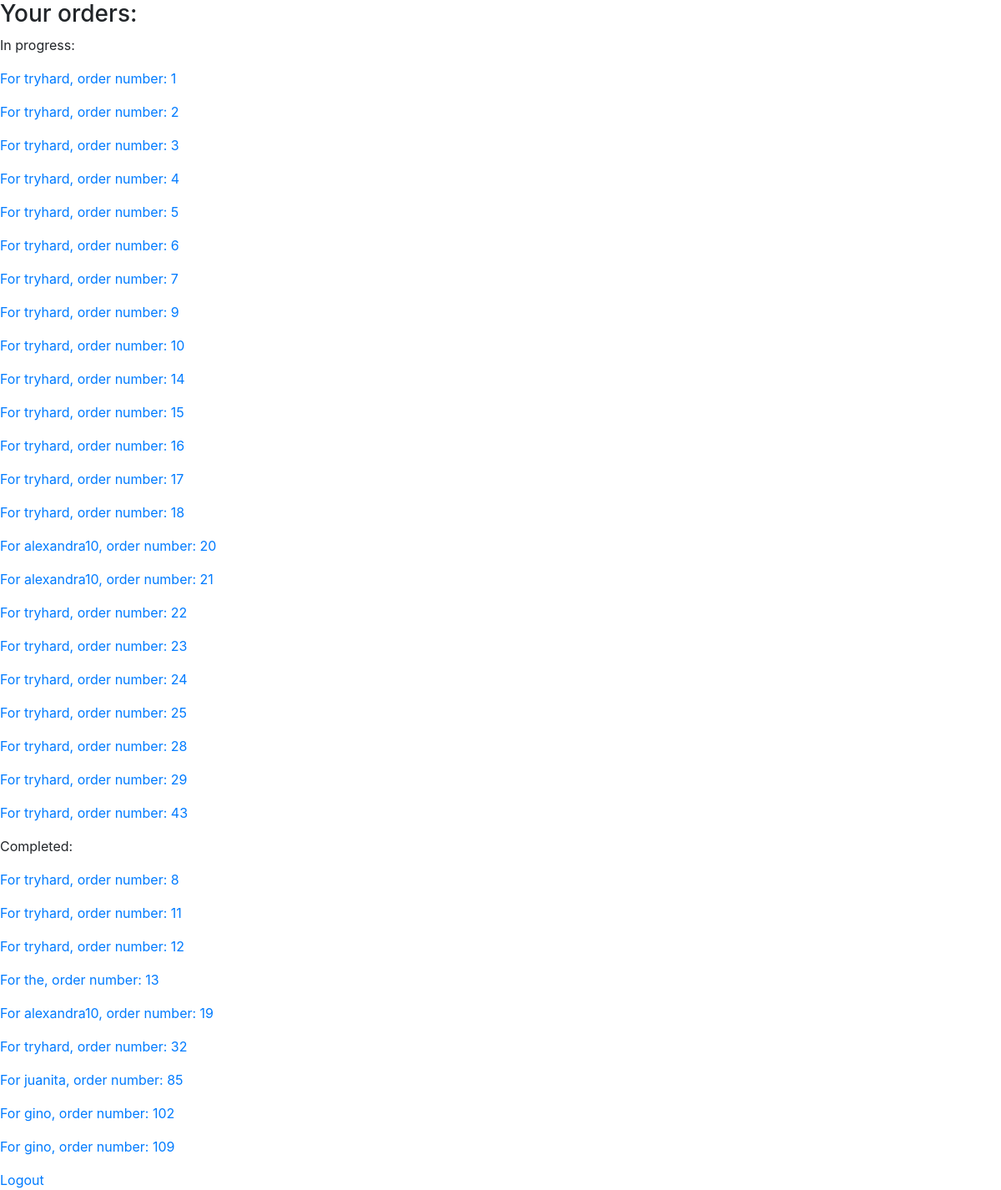
The app's page / (signed in) with its own data.
### orders/models.py (models this page shows, shortened)
class Order_Number(models.Model):
    order_num = models.IntegerField()
    username = models.CharField(max_length=20)
    status = models.CharField(max_length=10)

### orders/views.py (the view, shortened to what this page needs)
# urls.py: path('', views.index, name='index'),
def index(request):
    if not request.user.is_authenticated:
        return render(request, "orders/login.html", {"message": None})
    elif request.user.is_superuser:
        orders1 = Order_Number.objects.filter(status='in progress')
        orders2 = Order_Number.objects.filter(status='completed')
        context = {
            "user": request.user,
            'in_progres_orders': orders1,
            'completed_orders': orders2
        }
        return render(request, "orders/userorders.html", context)

### orders/templates/orders/userorders.html (shortened to what this page needs)
{% extends "orders/base.html" %}
{% block body %}
<h3>Your orders:</h3>
<p><co>In progress:</p>
{% for progess in in_progres_orders %}
    <p><a href="{% url 'view_order' progess.id %}">For {{ progess.username }}, order number: {{ progess.id }}</a></p>
{% endfor %}
<p>Completed:</p>
{% for completed in completed_orders %}
    <p><a href="{% url 'view_order' completed.id %}">For {{ completed.username }}, order number: {{ completed.id }}</a></p>
{% endfor %}
 <a href="{% url 'logout' %}">Logout</a>
{% endblock %}

### orders/templates/orders/base.html (shortened to what this page needs)
{% load static %}
<!DOCTYPE html>
<html lang="en" dir="ltr">
  <head>
    <link rel="stylesheet" href="https://stackpath.bootstrapcdn.com/bootstrap/4.3.1/css/bootstrap.min.css">
    <link rel="stylesheet" href="{% static 'orders/styles.css' %}">
  </head>
  <body>
    {% block body %}
    {% endblock %}
  </body>
</html>

### records on screen
Order_Number: username "tryhard", id "1"
Order_Number: username "tryhard", id "2"
Order_Number: username "tryhard", id "3"
Order_Number: username "tryhard", id "4"
Order_Number: username "tryhard", id "5"
Order_Number: username "tryhard", id "6"
Order_Number: username "tryhard", id "7"
Order_Number: username "tryhard", id "9"
Order_Number: username "tryhard", id "10"
Order_Number: username "tryhard", id "14"
Order_Number: username "tryhard", id "15"
Order_Number: username "tryhard", id "16"
Order_Number: username "tryhard", id "17"
Order_Number: username "tryhard", id "18"
Order_Number: username "alexandra10", id "20"
Order_Number: username "alexandra10", id "21"
Order_Number: username "tryhard", id "22"
Order_Number: username "tryhard", id "23"
Order_Number: username "tryhard", id "24"
Order_Number: username "tryhard", id "25"
Order_Number: username "tryhard", id "28"
Order_Number: username "tryhard", id "29"
Order_Number: username "tryhard", id "43"
Order_Number: username "tryhard", id "8"
Order_Number: username "tryhard", id "11"
Order_Number: username "tryhard", id "12"
Order_Number: username "the", id "13"
Order_Number: username "alexandra10", id "19"
Order_Number: username "tryhard", id "32"
Order_Number: username "juanita", id "85"
Order_Number: username "gino", id "102"
Order_Number: username "gino", id "109"
